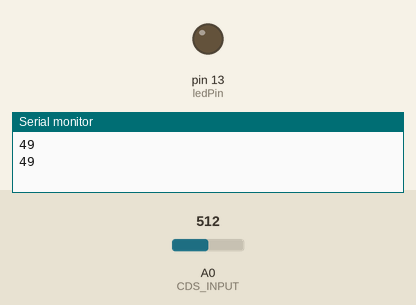
Simulated run of this sketch. Board: Arduino Uno, built with avr-gcc and run on an emulated ATmega328P. On the bench: output pins drawn as LEDs (lit = HIGH), the last lines printed to the serial monitor. The inputs (shaded band) are chosen by the test bench; at power-on: A0 (CDS_INPUT) = 512.

Above: at 1.8 s.
1.9 s: A0 (CDS_INPUT) set to 554
3.4 s: A0 (CDS_INPUT) set to 583
At 5.1 s:
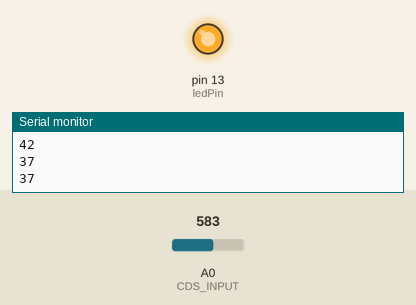
5.5 s: A0 (CDS_INPUT) set to 511
At 6.6 s:
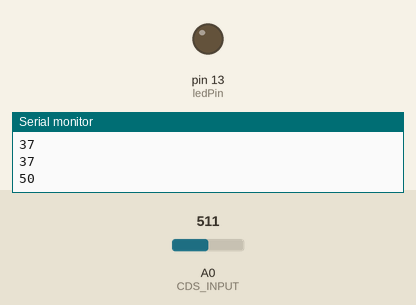
7.5 s: A0 (CDS_INPUT) set to 716
At 9.4 s:
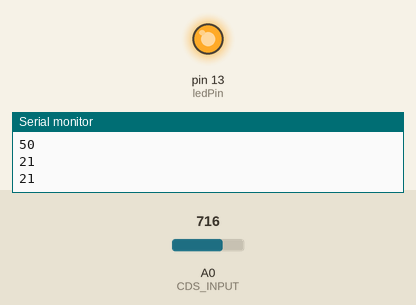
Timing chart, 0 to 10.5 s (numbered marks = the images above; inputs shaded):
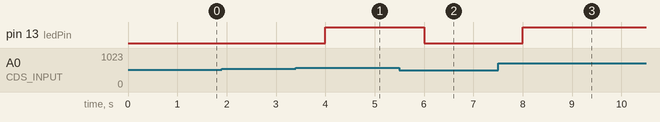

The sketch:

AA17_CdS_LED.ino
```cpp
#define CDS_INPUT 0

const int ledPin = 13;
int threshold = 40;

void setup() {
  pinMode(ledPin, OUTPUT);
  Serial.begin(9600);
}

void loop() {

  int value = analogRead(CDS_INPUT);
  int lux = int(luminosity(value));
  Serial.println(lux);

  if(lux >= threshold)
    digitalWrite(ledPin,LOW);
  else
    digitalWrite(ledPin,HIGH);

  delay(1000);
}

//Voltage to Lux
double luminosity (int RawADC0){
  double Vout=RawADC0*5.0/1023;  // 5/1023 (Vin = 5 V)
  double lux=(2500/Vout-500)/10;
  // lux = 500 / Rldr, Vout = Ildr*Rldr = (5/(10 + Rldr))*Rldr
  return lux;
}
```

Measured:
- the behaviour switches between 568 and 569 on A0 (CDS_INPUT) (found by bisection; images 0 and 1)
- after the input at 3.4 s, pin 13 (ledPin): LOW → HIGH after 0.60 s
- after the input at 5.5 s, pin 13 (ledPin): HIGH → LOW after 0.50 s
- after the input at 7.5 s, pin 13 (ledPin): LOW → HIGH after 0.50 s
